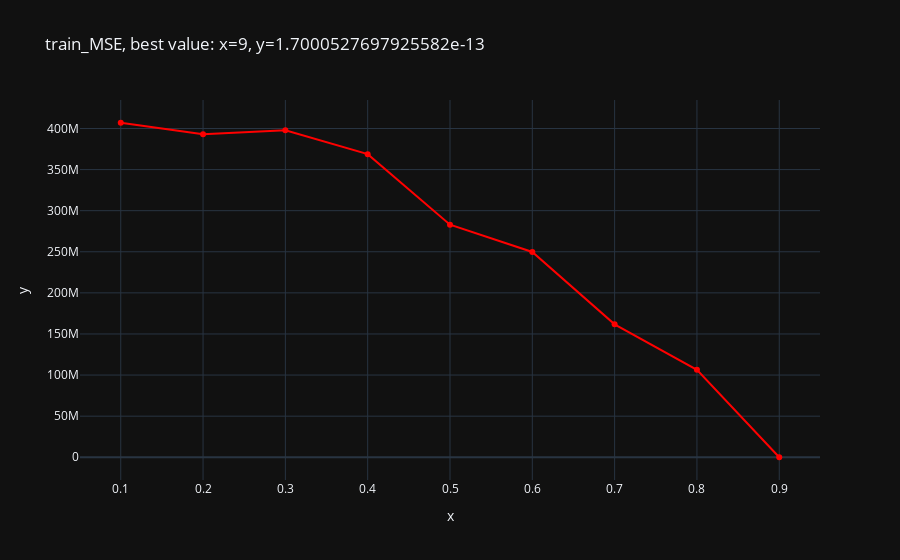
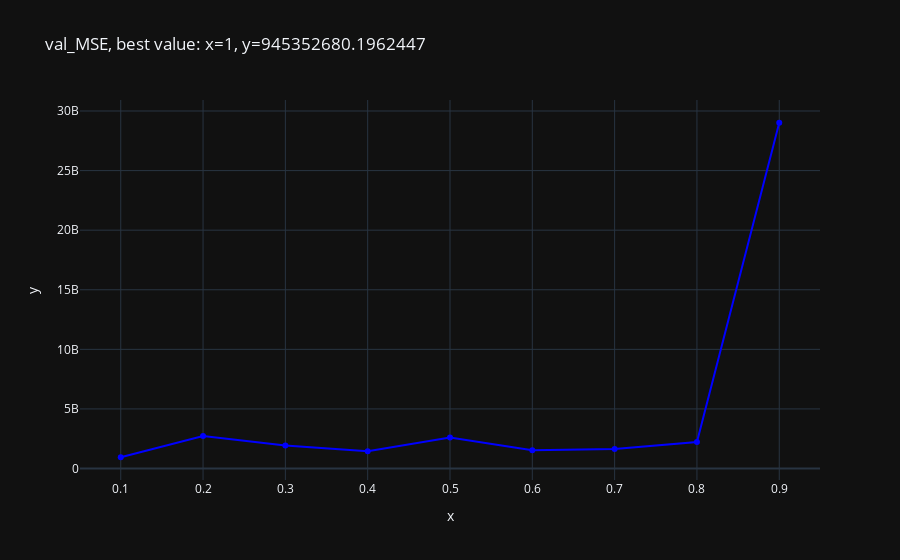
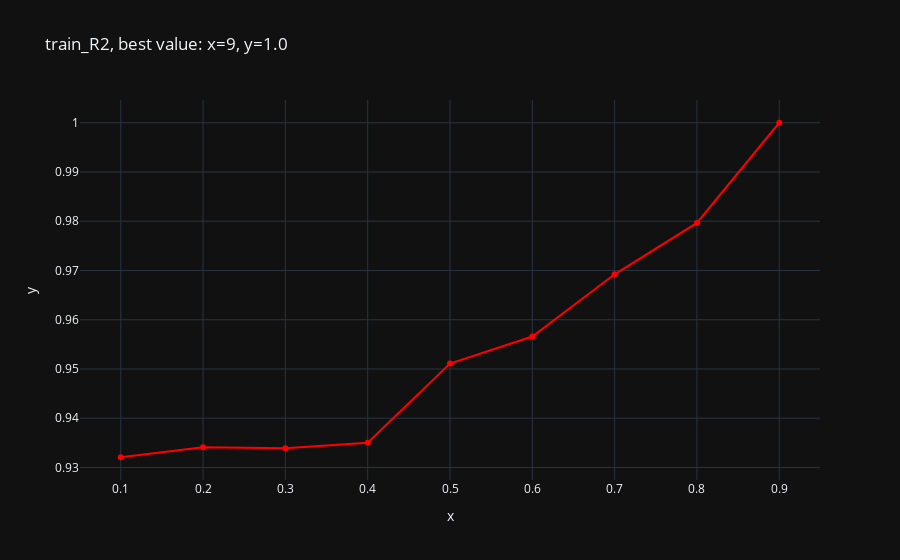
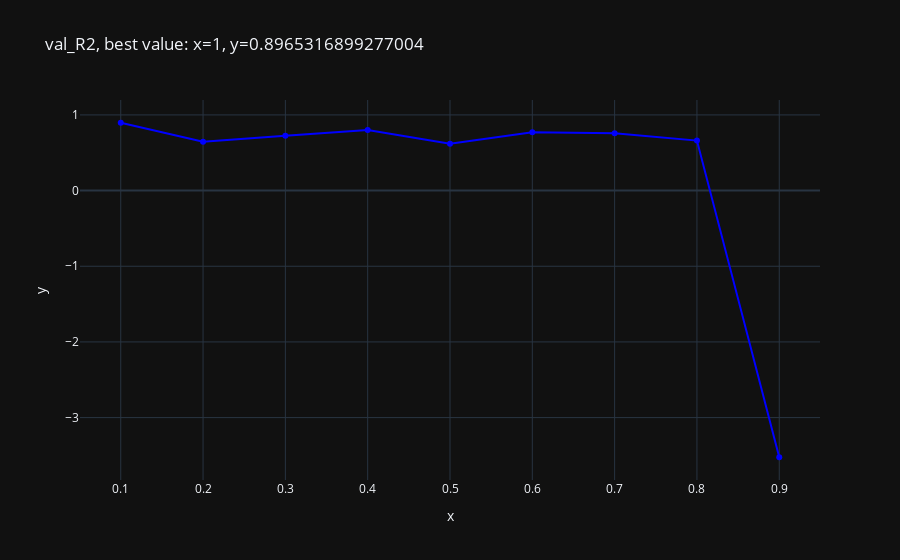

These figures' notebook cell, in order:
### Code cell
def plot_score_and_loss_by_split(X, t):
    """
    Evaluates the model's performance (MSE and R^2) for varying train-test split sizes.

    Parameters:
        X (pd.DataFrame or np.ndarray): Features.
        t (pd.Series or np.ndarray): Target variable.

    Returns:
        None
    """
    # Dictionary to store results
    graph_points = {
        'train_MSE': {},
        'val_MSE': {},
        'train_R2': {},
        'val_R2': {}
    }

    # Iterate over split sizes from 10% to 90% (step of 10%)
    for size in range(10, 100, 10):
        # Split the data dynamically based on current split size
        X_train, X_val, t_train, t_val = model_selection.train_test_split(
            X, t, test_size=size / 100, random_state=42)

        # Fit the model (Linear Regression as an example)
        reg = linear_model.LinearRegression().fit(X_train, t_train)

        # Predict on train and validation sets
        y_train = reg.predict(X_train)
        y_val = reg.predict(X_val)

        # Calculate MSE and R^2 for train and validation sets
        graph_points['train_MSE'][size / 100] = metrics.mean_squared_error(t_train, y_train)
        graph_points['val_MSE'][size / 100] = metrics.mean_squared_error(t_val, y_val)
        graph_points['train_R2'][size / 100] = reg.score(X_train, t_train)
        graph_points['val_R2'][size / 100] = reg.score(X_val, t_val)

    # Plot the results
    print_graphs_r2_mse(graph_points)

# Example usage
plot_score_and_loss_by_split(X, t)

### Figure 1 — Plotly figure (JSON) as saved in the notebook; plotly's stock layout.template omitted (floating-point values rounded to 4 significant figures)
{"data": [{"hovertemplate": "x=%{x}<br>y=%{y}<extra></extra>", "legendgroup": "", "marker": {"color": "red", "symbol": "circle"}, "mode": "markers+lines", "name": "", "orientation": "v", "showlegend": false, "x": [0.1, 0.2, 0.3, 0.4, 0.5, 0.6, 0.7, 0.8, 0.9], "xaxis": "x", "y": [407000000.0, 392900000.0, 397800000.0, 368800000.0, 283000000.0, 249700000.0, 161700000.0, 106300000.0, 1.7e-13], "yaxis": "y", "type": "scatter"}], "layout": {"xaxis": {"anchor": "y", "domain": [0.0, 1.0], "title": {"text": "x"}}, "yaxis": {"anchor": "x", "domain": [0.0, 1.0], "title": {"text": "y"}}, "legend": {"tracegroupgap": 0}, "title": {"text": "train_MSE, best value: x=9, y=1.7000527697925582e-13"}}}

### Figure 2 — Plotly figure (JSON) as saved in the notebook; plotly's stock layout.template omitted (floating-point values rounded to 4 significant figures)
{"data": [{"hovertemplate": "x=%{x}<br>y=%{y}<extra></extra>", "legendgroup": "", "marker": {"color": "blue", "symbol": "circle"}, "mode": "markers+lines", "name": "", "orientation": "v", "showlegend": false, "x": [0.1, 0.2, 0.3, 0.4, 0.5, 0.6, 0.7, 0.8, 0.9], "xaxis": "x", "y": [945400000.0, 2725000000.0, 1928000000.0, 1452000000.0, 2595000000.0, 1528000000.0, 1641000000.0, 2229000000.0, 29020000000.0], "yaxis": "y", "type": "scatter"}], "layout": {"xaxis": {"anchor": "y", "domain": [0.0, 1.0], "title": {"text": "x"}}, "yaxis": {"anchor": "x", "domain": [0.0, 1.0], "title": {"text": "y"}}, "legend": {"tracegroupgap": 0}, "title": {"text": "val_MSE, best value: x=1, y=945352680.1962447"}}}

### Figure 3 — Plotly figure (JSON) as saved in the notebook; plotly's stock layout.template omitted (floating-point values rounded to 4 significant figures)
{"data": [{"hovertemplate": "x=%{x}<br>y=%{y}<extra></extra>", "legendgroup": "", "marker": {"color": "red", "symbol": "circle"}, "mode": "markers+lines", "name": "", "orientation": "v", "showlegend": false, "x": [0.1, 0.2, 0.3, 0.4, 0.5, 0.6, 0.7, 0.8, 0.9], "xaxis": "x", "y": [0.9321, 0.9341, 0.9339, 0.935, 0.9511, 0.9566, 0.9692, 0.9797, 1.0], "yaxis": "y", "type": "scatter"}], "layout": {"xaxis": {"anchor": "y", "domain": [0.0, 1.0], "title": {"text": "x"}}, "yaxis": {"anchor": "x", "domain": [0.0, 1.0], "title": {"text": "y"}}, "legend": {"tracegroupgap": 0}, "title": {"text": "train_R2, best value: x=9, y=1.0"}}}

### Figure 4 — Plotly figure (JSON) as saved in the notebook; plotly's stock layout.template omitted (floating-point values rounded to 4 significant figures)
{"data": [{"hovertemplate": "x=%{x}<br>y=%{y}<extra></extra>", "legendgroup": "", "marker": {"color": "blue", "symbol": "circle"}, "mode": "markers+lines", "name": "", "orientation": "v", "showlegend": false, "x": [0.1, 0.2, 0.3, 0.4, 0.5, 0.6, 0.7, 0.8, 0.9], "xaxis": "x", "y": [0.8965, 0.6447, 0.7237, 0.7997, 0.6194, 0.7711, 0.7571, 0.6611, -3.524], "yaxis": "y", "type": "scatter"}], "layout": {"xaxis": {"anchor": "y", "domain": [0.0, 1.0], "title": {"text": "x"}}, "yaxis": {"anchor": "x", "domain": [0.0, 1.0], "title": {"text": "y"}}, "legend": {"tracegroupgap": 0}, "title": {"text": "val_R2, best value: x=1, y=0.8965316899277004"}}}
